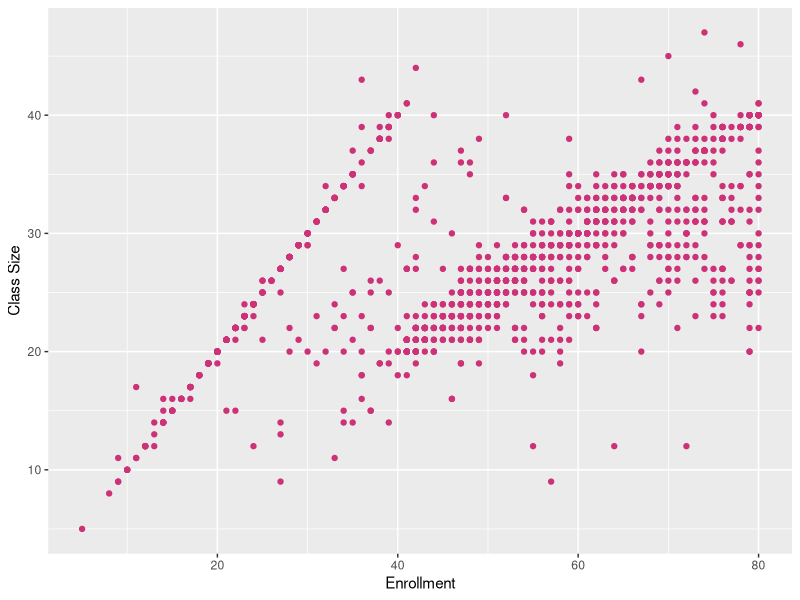

Reproduce this figure in R.
## ---- chunk 1
knitr::opts_chunk$set(echo = TRUE)
setwd("/Users/liz/Documents/Projects/ECON 308/Assignment 5")
library(tidyverse)
library(magrittr)
library(kableExtra)
library(plm)
## ---- chunk 2
castle <- haven::read_dta("cheng_hoekstra_data.dta")
castle %<>% mutate(
  across(c(homicide, police, prisoner, lagprisoner, income, exp_subsidy, exp_pubwelfare, larceny, motor), log, .names = "{.col}_log")) 
## ---- chunk 3
tribble(
  ~Variables, ~Description,
  "homicide", "Homecide count per 100,000. May potentially include homicides justified under new self defense law that were inproperly reported as criminal. ", 
  "police", "Full-time equivalent police per 100,000 state population. Captures the effects of deterrence caused by additional policing. ", 
  "prisoner", "Prisoners per 100,000 state population. Captures the effects of incapacitation caused by additional incarceration",
  "lagprisoner", "Lagged prisoners per 100,000 state population. Captures the effects of incapacitation caused by additional incarceration",
  "exp\\_subsidy", "State spending on subsidies per capita. Captures effect of generosity of public subsidies", 
  "exp\\_pubwelfare", "State spending on public assistance per capita. Captures effect of generosity of public welfare", 
  "larceny", "Larceny count per 100,000 state population. Used as a falsification test of the DiD design, as they don't expect deterrence to be as likely.", 
  "motor", "Motor Vehicle theft count per 100,000 state population. "
) %>% 
  kbl(
    booktabs = T, 
    linesep = "",
 #   col.names = c("Order", "Store", "Sample Size"), 
    escape = FALSE,
    caption = "Description of variables") %>%
  kable_styling(latex_options = c("striped", "hold_position"), font_size=10, full_width = F) %>%
  column_spec(1, width="1in") %>%
  column_spec(2, width = "4.5in")
## ---- chunk 4
tribble(
  ~Variables, ~Use,
  "Income (Log)", "Controls for income, as change in income of a state could effect crime", 
  "Police (Log)", "Change in size of police forces could effect crime rates", 
  "Prisoner (Log)", "Change in prison population effects crime via deterrence and incapacitation", 
  "Lag Prisoner (Log)", "Similar reasons for Prisoner(Log), with added effect of time delay in effects", 
  "Per Cap spending on Subsidies", "Could effect incentives for crime", 
  "Per Cap spending on Welfare", "Could effect incentives for crime", 
  "Poverty Rate", "Poverty is an incentive for crime, could be endogenous variable", 
  "Demographics", "Could correlate with crime"
) %>% 
   kbl(
    booktabs = T, 
    linesep = "",
 #   col.names = c("Order", "Store", "Sample Size"), 
    escape = FALSE,
    caption = "Use of added variables in column 3") %>%
  kable_styling(latex_options = c("striped", "hold_position"), font_size=10, full_width = F) %>%
  column_spec(1, width="1.5in") %>%
  column_spec(2, width = "4.5in")
## ---- chunk 5
haven::read_dta("maimonides.dta") %>% 
ggplot(aes(x=enrollment, y=classize)) + 
  geom_point(color = "violetred3") + labs(x='Enrollment', y='Class Size')
